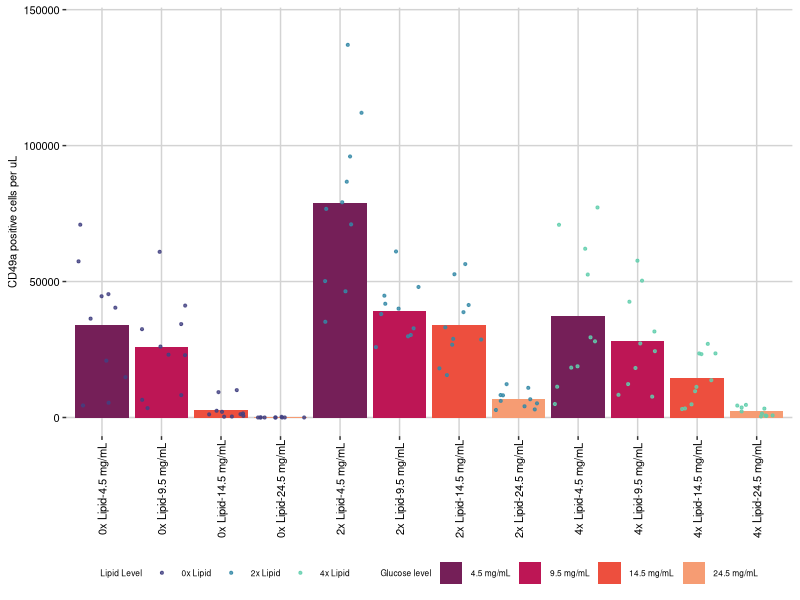
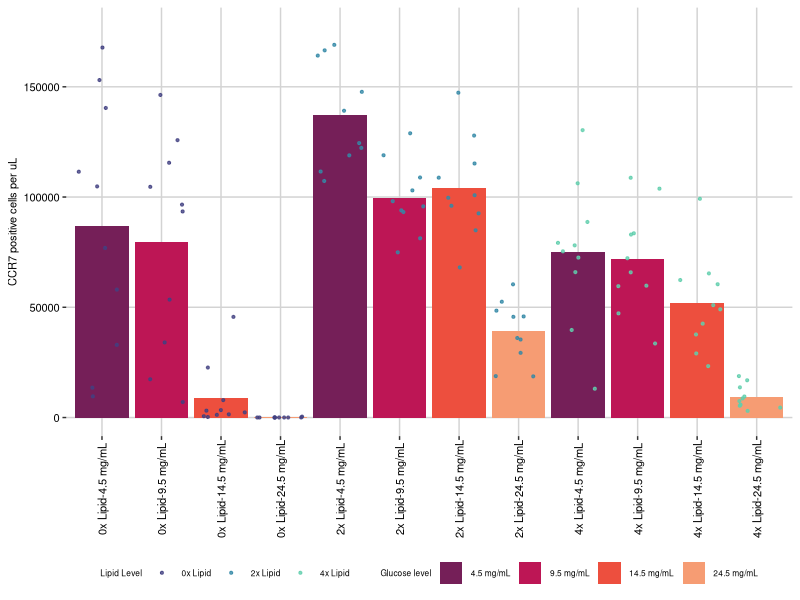
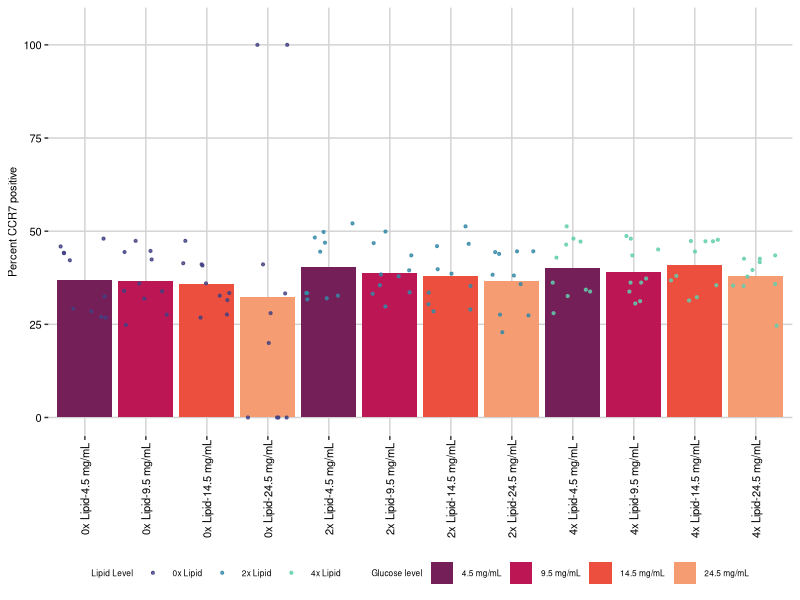
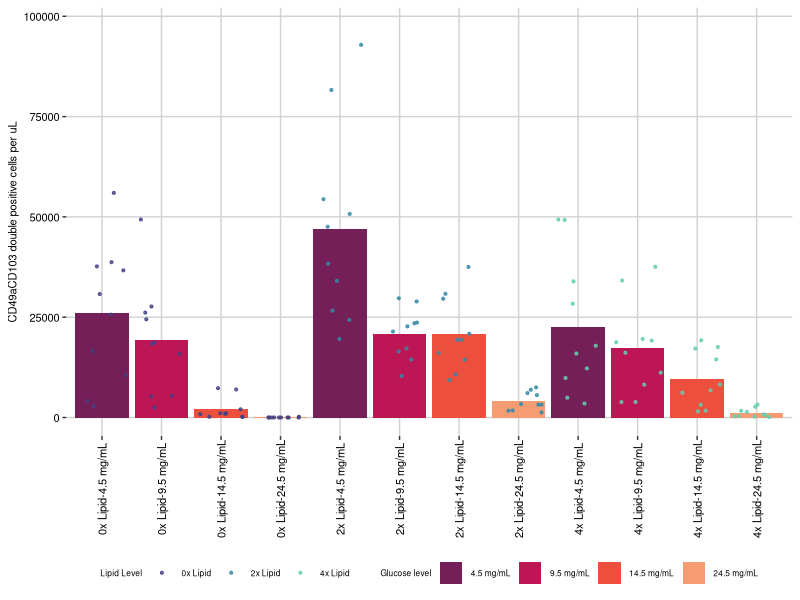
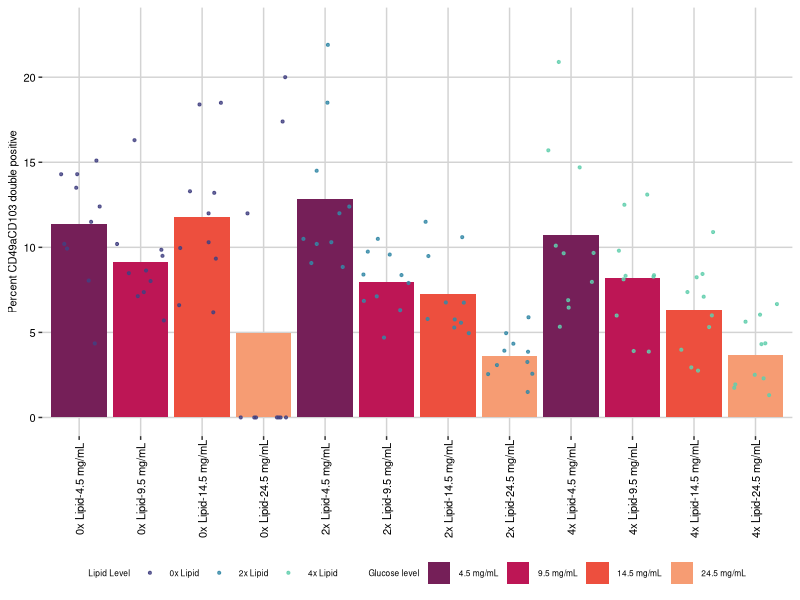
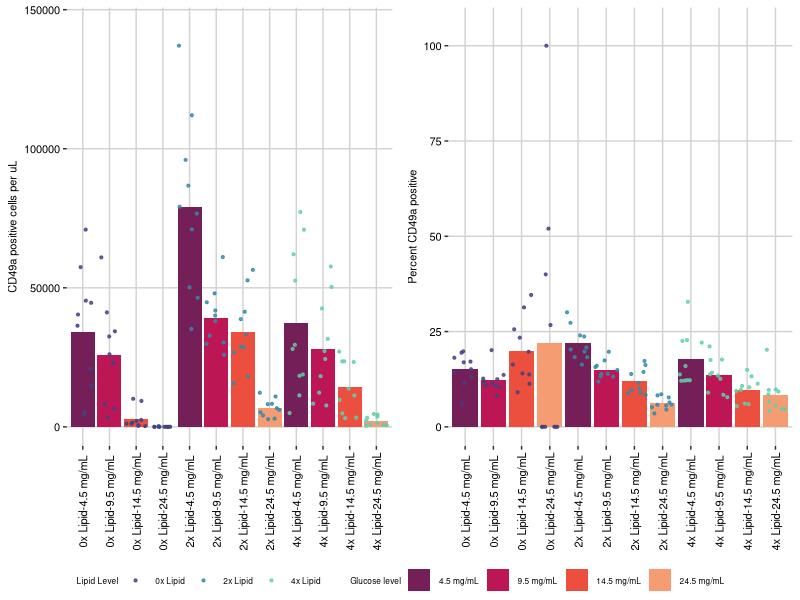
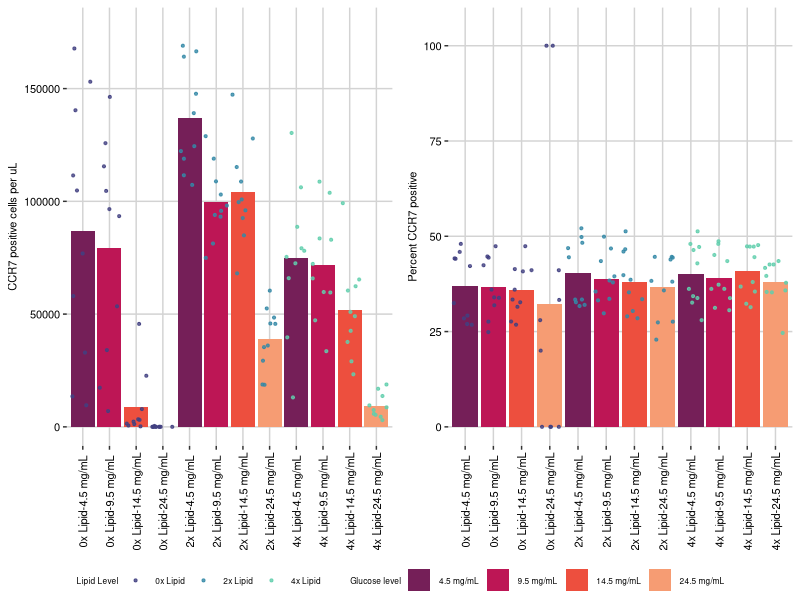
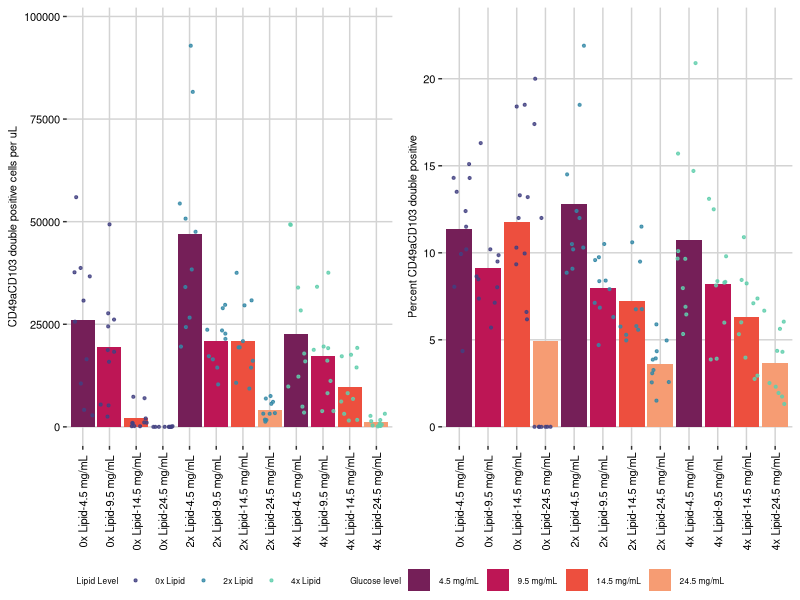

Recreate these plots in R, in order.
# load libraries
library(ggplot2)
library(viridis)
library(readxl)
library(ggpubr)
library(rstatix)
library(dplyr)
dat<-read_excel('2Ddat.xlsx',sheet = 1) 
# Because according to the live frequency plots, the 8x lipid wells were removed.
dat<-subset(dat,dat$Lipid.level!=8)



dat$Plate<-factor(dat$Plate)
dat$cd8sperul<-dat$count.live.singlet.CD8Tcells/dat$volume
# DPcd49acd103
dat$freq.CD49apos=dat$CD49asp+dat$DPcd49acd103
dat$freq.CCR7pos=dat$CCR7sp+dat$DPccr7cd62L
dat$freq.CD62Lpos=dat$CD62Lsp+dat$DPccr7cd62L
dat$freq.CD103pos=dat$CD103sp+dat$DPcd49acd103
dat$cd49acountperul<-dat$freq.CD49apos*dat$cd8sperul

dat$cd49anegcd103negccr7negcd62lnegperul<-dat$CD49anegCD103negCCR7negCD62lneg*dat$cd8sperul
dat$CD49aCD103DPcountperul<-dat$DPcd49acd103*dat$cd8sperul
dat$CCR7countperul<-dat$freq.CCR7pos*dat$cd8sperul
dat$CD62Lcountperul<-dat$freq.CD62Lpos*dat$cd8sperul
dat$CCR7CD62LDPcountperul<-dat$DPccr7cd62L*dat$cd8sperul
dat$CD103countperul<-dat$freq.CD103pos*dat$cd8sperul

dat$lipid.gluc<-paste0(dat$Lipid.level,'.',dat$Glucose.level)

dat1<-subset(dat,dat$Lipid.level!=8 & dat$Glucose.level!=100)
dat2<-subset(dat,dat$Lipid.level!=8 & dat$Lipid.level!=4 & dat$Glucose.level!=100)

dat.lipid0<-subset(dat,dat$Lipid.level==0)
dat.lipid2<-subset(dat,dat$Lipid.level==2)
dat.lipid4<-subset(dat,dat$Lipid.level==4)
dat.lipid8<-subset(dat,dat$Lipid.level==8)

dat.glucose0<-subset(dat,dat$Glucose.level==0)
dat.glucose25<-subset(dat,dat$Glucose.level==25)
dat.glucose50<-subset(dat,dat$Glucose.level==50)
dat.glucose100<-subset(dat,dat$Glucose.level==100)



theme_set(theme(axis.text = element_text(size=8),
                axis.title = element_text(size=8),
                strip.text = element_text(size=8),
                axis.text.x = element_text(angle=90),
                legend.position = 'none',
                # strip.text.x = element_text(margin = margin(.1, 0, .1, 0, "cm"))
                strip.text.x = element_text(size = 8,margin = margin(.1, 0, .1, 0, "cm")),
                legend.text = element_text(size=7),
                legend.title = element_text(size=7)
))


datforposter<-dat
datforposter$Glucose.num<-datforposter$Glucose.level
datforposter$Lipid.num<-datforposter$Lipid.level

datforposter$Lipid.level<-as.character(datforposter$Lipid.level)
datforposter["Lipid.level"][datforposter["Lipid.level"] == 0] <- '0x Lipid'
datforposter["Lipid.level"][datforposter["Lipid.level"] == 2] <- '2x Lipid'
datforposter["Lipid.level"][datforposter["Lipid.level"] == 4] <- '4x Lipid'
datforposter["Lipid.level"][datforposter["Lipid.level"] == 8] <- '8x Lipid'

datforposter$Glucose.level<-as.character(datforposter$Glucose.level)
datforposter["Glucose.level"][datforposter["Glucose.level"] == 0] <- '4.5 mg/mL'
datforposter["Glucose.level"][datforposter["Glucose.level"] == 25] <- '9.5 mg/mL'
datforposter["Glucose.level"][datforposter["Glucose.level"] == 50] <- '14.5 mg/mL'
datforposter["Glucose.level"][datforposter["Glucose.level"] == 100] <- '24.5 mg/mL'

datforposter$Glucose.level <- factor(datforposter$Glucose.level, levels=c('4.5 mg/mL','9.5 mg/mL','14.5 mg/mL','24.5 mg/mL'))

datforposter["Glucose.num"][datforposter["Glucose.num"] == 0] <- 4.5
datforposter["Glucose.num"][datforposter["Glucose.num"] == 25] <- 9.5
datforposter["Glucose.num"][datforposter["Glucose.num"] == 50] <- 14.5
datforposter["Glucose.num"][datforposter["Glucose.num"] == 100] <- 24.5

# 
# # make ids
# vecvec<-c()
# 
# for (q in 1:10) {
#   addvec<-rep(q, 16)
#   vecvec<-c(vecvec,addvec)
# }
# datforposter$id <- vecvec


# unfaceting
datforposter$condition<-paste0(datforposter$Lipid.level,'-',datforposter$Glucose.level)

datforposter$condition <- factor(datforposter$condition, levels=c('0x Lipid-4.5 mg/mL',
                                                                  '0x Lipid-9.5 mg/mL',
                                                                  '0x Lipid-14.5 mg/mL',
                                                                  '0x Lipid-24.5 mg/mL',
                                                                  '2x Lipid-4.5 mg/mL',
                                                                  '2x Lipid-9.5 mg/mL',
                                                                  '2x Lipid-14.5 mg/mL',
                                                                  '2x Lipid-24.5 mg/mL',
                                                                  '4x Lipid-4.5 mg/mL',
                                                                  '4x Lipid-9.5 mg/mL',
                                                                  '4x Lipid-14.5 mg/mL',
                                                                  '4x Lipid-24.5 mg/mL',
                                                                  '8x Lipid-4.5 mg/mL',
                                                                  '8x Lipid-9.5 mg/mL',
                                                                  '8x Lipid-14.5 mg/mL',
                                                                  '8x Lipid-24.5 mg/mL'))

# set themes
theme_set(theme(axis.text = element_text(size=8),
                axis.title = element_text(size=8),
                strip.text = element_text(size=8),
                axis.text.x = element_text(angle=90),
                legend.position = 'none',
                # strip.text.x = element_text(margin = margin(.1, 0, .1, 0, "cm"))
                strip.text.x = element_text(size = 8,margin = margin(.1, 0, .1, 0, "cm")),
                legend.text = element_text(size=6),
                legend.title = element_text(size=6)
))

#### CD49a positivity ####
### CD49a cells per uL ###
#stats
stat1 <- datforposter %>%
  group_by(Glucose.level) %>%
  t_test(cd49acountperul ~ condition,paired=T) %>%
  adjust_pvalue(method = 'BH') %>%
  add_significance("p.adj")
stat1<-stat1[-1]

stat2 <- datforposter %>%
  group_by(Lipid.level) %>%
  t_test(cd49acountperul ~ condition,paired=T) %>%
  adjust_pvalue(method = 'BH') %>%
  add_significance("p.adj")
stat2<-stat2[-1]



stat1 <- stat1 %>% add_xy_position(x = "condition")
stat2 <- stat2 %>% add_xy_position(x = "condition")
maxstat2<-max(stat2$y.position)
stat1$y.position<-stat1$y.position+maxstat2

# plot
plot1<-ggplot(datforposter,aes(x=condition,y=cd49acountperul))+
  stat_summary(fun=mean, geom="col",aes(fill=Glucose.level))+ 
  geom_jitter(aes(color=Lipid.level),alpha=.8,size=.75)+
  scale_color_viridis("Lipid Level",discrete=T,option = 'mako',begin =.3,end=.8)+
  scale_fill_viridis("Glucose level",discrete = T,option='rocket',begin =.3,end=.8)+
  stat_summary(fun.data=mean_sdl, fun.args = list(mult=1), 
               geom="errorbar",  width=0.2)+
  #stat_pvalue_manual(stat1, hide.ns = T,label = "p.adj.signif",step.increase = .1,vjust = .9,bracket.nudge.y = -100000) +
  #stat_pvalue_manual(stat2, hide.ns = T,label = "p.adj.signif",vjust = .9) +
  scale_y_continuous(expand = expansion(mult = c(0.05, 0.1)))+
  ylab('CD49a positive cells per uL')+
  theme(axis.title.x = element_blank())+
  theme(legend.position = 'bottom',panel.border=element_blank(),panel.background = element_blank(),panel.grid.major = element_line(color='light grey'))

plot1
### Percent CD49a cells ###
#stats
stat3 <- datforposter %>%
  group_by(Glucose.level) %>%
  t_test(freq.CD49apos ~ condition,paired=T) %>%
  adjust_pvalue(method = 'BH') %>%
  add_significance("p.adj")
stat3<-stat3[-1]

stat4 <- datforposter %>%
  group_by(Lipid.level) %>%
  t_test(freq.CD49apos ~ condition,paired=T) %>%
  adjust_pvalue(method = 'BH') %>%
  add_significance("p.adj")
stat4<-stat4[-1]

stat3 <- stat3 %>% add_xy_position(x = "condition")
stat4 <- stat4 %>% add_xy_position(x = "condition")
maxstat4<-max(stat4$y.position)
stat3$y.position<-stat3$y.position+maxstat4

# plot
plot2<-ggplot(datforposter,aes(x=factor(condition),y=freq.CD49apos))+
  stat_summary(fun=mean, geom="col",aes(fill=Glucose.level))+ 
  geom_jitter(aes(color=Lipid.level),alpha=.8,size=.75)+
  scale_color_viridis("Lipid Level",discrete=T,option = 'mako',begin =.3,end=.8)+
  scale_fill_viridis("Glucose level",discrete = T,option='rocket',begin =.3,end=.8)+
  stat_summary(fun.data=mean_sdl, fun.args = list(mult=1), 
               geom="errorbar",  width=0.2)+
  # facet_wrap(~Lipid.level,nrow=1)+
  #stat_pvalue_manual(stat3, hide.ns = T,label = "p.adj.signif",step.increase = .05,vjust = .9,bracket.nudge.y = -100) +
  #stat_pvalue_manual(stat4, hide.ns = T,label = "p.adj.signif",vjust = .9) +
  scale_y_continuous(expand = expansion(mult = c(0.05, 0.1)))+
  ylab('Percent CD49a positive')+
  # xlab('Glucose concentration')+
  theme(axis.title.x = element_blank())+
  theme(legend.position = 'bottom',panel.border=element_blank(),panel.background = element_blank(),panel.grid.major = element_line(color='light grey'))

plotggarrange_CD49a<-ggarrange(plot1,plot2,common.legend = T,ncol=2,legend = 'bottom')
ggsave(paste0(Sys.Date(),'-','CD49aplots-nopvalues.png'),plot=plotggarrange_CD49a,units = 'in',width = 7,height=7,dpi=600)

############################################
#### CCR7 positivity ####
### CCR7 cells per uL ###
#stats
stat1 <- datforposter %>%
  group_by(Glucose.level) %>%
  t_test(CCR7countperul ~ condition,paired=T) %>%
  adjust_pvalue(method = 'BH') %>%
  add_significance("p.adj")
stat1<-stat1[-1]

stat2 <- datforposter %>%
  group_by(Lipid.level) %>%
  t_test(CCR7countperul ~ condition,paired=T) %>%
  adjust_pvalue(method = 'BH') %>%
  add_significance("p.adj")
stat2<-stat2[-1]

stat1 <- stat1 %>% add_xy_position(x = "condition")
stat2 <- stat2 %>% add_xy_position(x = "condition")
maxstat2<-max(stat2$y.position)
stat1$y.position<-stat1$y.position+maxstat2

# plot
plot1<-ggplot(datforposter,aes(x=factor(condition),y=CCR7countperul))+
  stat_summary(fun=mean, geom="col",aes(fill=Glucose.level))+ 
  geom_jitter(aes(color=Lipid.level),alpha=.8,size=.75)+
  scale_color_viridis("Lipid Level",discrete=T,option = 'mako',begin =.3,end=.8)+
  scale_fill_viridis("Glucose level",discrete = T,option='rocket',begin =.3,end=.8)+
  stat_summary(fun.data=mean_sdl, fun.args = list(mult=1), 
               geom="errorbar",  width=0.2)+
  # facet_wrap(~Lipid.level,nrow=1)+
  #stat_pvalue_manual(stat1, hide.ns = T,label = "p.adj.signif",step.increase = .1,vjust = .9,bracket.nudge.y = -150000) +
  #stat_pvalue_manual(stat2, hide.ns = T,label = "p.adj.signif",vjust = .9) +
  scale_y_continuous(expand = expansion(mult = c(0.05, 0.1)))+
  ylab('CCR7 positive cells per uL')+
  # xlab('Glucose concentration')+
  theme(axis.title.x = element_blank())+
  theme(legend.position = 'bottom',panel.border=element_blank(),panel.background = element_blank(),panel.grid.major = element_line(color='light grey'))

plot1
### Percent CCR7 cells ###
#stats
stat3 <- datforposter %>%
  group_by(Glucose.level) %>%
  t_test(freq.CCR7pos ~ condition,paired=T) %>%
  adjust_pvalue(method = 'BH') %>%
  add_significance("p.adj")
stat3<-stat3[-1]

stat4 <- datforposter %>%
  group_by(Lipid.level) %>%
  t_test(freq.CCR7pos ~ condition,paired=T) %>%
  adjust_pvalue(method = 'BH') %>%
  add_significance("p.adj")
stat4<-stat4[-1]

stat3 <- stat3 %>% add_xy_position(x = "condition")
stat4 <- stat4 %>% add_xy_position(x = "condition")
maxstat4<-max(stat4$y.position)
stat3$y.position<-stat3$y.position+maxstat4
# plot
plot2<-ggplot(datforposter,aes(x=factor(condition),y=freq.CCR7pos))+
  stat_summary(fun=mean, geom="col",aes(fill=Glucose.level))+ 
  geom_jitter(aes(color=Lipid.level),alpha=.8,size=.75)+
  scale_color_viridis("Lipid Level",discrete=T,option = 'mako',begin =.3,end=.8)+
  scale_fill_viridis("Glucose level",discrete = T,option='rocket',begin =.3,end=.8)+
  stat_summary(fun.data=mean_sdl, fun.args = list(mult=1), 
               geom="errorbar",  width=0.2)+
  # facet_wrap(~Lipid.level,nrow=1)+
  #stat_pvalue_manual(stat3, hide.ns = T,label = "p.adj.signif",step.increase = .05,vjust = .9,bracket.nudge.y = -100) +
  #stat_pvalue_manual(stat4, hide.ns = T,label = "p.adj.signif",vjust = .9) +
  scale_y_continuous(expand = expansion(mult = c(0.05, 0.1)))+
  ylab('Percent CCR7 positive')+
  # xlab('Glucose concentration')+
  theme(axis.title.x = element_blank())+
  theme(legend.position = 'bottom',panel.border=element_blank(),panel.background = element_blank(),panel.grid.major = element_line(color='light grey'))
plot2
plotggarrange_CCR7<-ggarrange(plot1,plot2,common.legend = T,ncol=2,legend = 'bottom')
ggsave(paste0(Sys.Date(),'-','CCR7plots-nopvalues.png'),plot=plotggarrange_CCR7,units = 'in',width = 7,height=7,dpi=600)

############################################
#### DP positivity ####
### DP cells per uL ###
#stats
stat1 <- datforposter %>%
  group_by(Glucose.level) %>%
  t_test(CD49aCD103DPcountperul ~ condition,paired=T) %>%
  adjust_pvalue(method = 'BH') %>%
  add_significance("p.adj")
stat1<-stat1[-1]

stat2 <- datforposter %>%
  group_by(Lipid.level) %>%
  t_test(CD49aCD103DPcountperul ~ condition,paired=T) %>%
  adjust_pvalue(method = 'BH') %>%
  add_significance("p.adj")
stat2<-stat2[-1]

stat1 <- stat1 %>% add_xy_position(x = "condition")
stat2 <- stat2 %>% add_xy_position(x = "condition")
maxstat2<-max(stat2$y.position)
stat1$y.position<-stat1$y.position+maxstat2
# plot
plot1<-ggplot(datforposter,aes(x=factor(condition),y=CD49aCD103DPcountperul))+
  stat_summary(fun=mean, geom="col",aes(fill=Glucose.level))+ 
  geom_jitter(aes(color=Lipid.level),alpha=.8,size=.75)+
  scale_color_viridis("Lipid Level",discrete=T,option = 'mako',begin =.3,end=.8)+
  scale_fill_viridis("Glucose level",discrete = T,option='rocket',begin =.3,end=.8)+
  stat_summary(fun.data=mean_sdl, fun.args = list(mult=1), 
               geom="errorbar",  width=0.2)+
  # facet_wrap(~Lipid.level,nrow=1)+
  #stat_pvalue_manual(stat1, hide.ns = T,label = "p.adj.signif",step.increase = .15,vjust = .9,bracket.nudge.y = -90000) +
  #stat_pvalue_manual(stat2, hide.ns = T,label = "p.adj.signif",vjust = .9) +
  scale_y_continuous(expand = expansion(mult = c(0.05, 0.1)))+
  ylab('CD49aCD103 double positive cells per uL')+
  # xlab('Glucose concentration')+
  theme(axis.title.x = element_blank())+
  theme(legend.position = 'bottom',panel.border=element_blank(),panel.background = element_blank(),panel.grid.major = element_line(color='light grey'))
plot1

### Percent DP cells ###
#stats
stat3 <- datforposter %>%
  group_by(Glucose.level) %>%
  t_test(DPcd49acd103 ~ condition,paired=T) %>%
  adjust_pvalue(method = 'BH') %>%
  add_significance("p.adj")
stat3<-stat3[-1]

stat4 <- datforposter %>%
  group_by(Lipid.level) %>%
  t_test(DPcd49acd103 ~ condition,paired=T) %>%
  adjust_pvalue(method = 'BH') %>%
  add_significance("p.adj")
stat4<-stat4[-1]

stat3 <- stat3 %>% add_xy_position(x = "condition")
stat4 <- stat4 %>% add_xy_position(x = "condition")
maxstat4<-max(stat4$y.position)
stat3$y.position<-stat3$y.position+maxstat4
# plot
plot2<-ggplot(datforposter,aes(x=factor(condition),y=DPcd49acd103))+
  stat_summary(fun=mean, geom="col",aes(fill=Glucose.level))+ 
  geom_jitter(aes(color=Lipid.level),alpha=.8,size=.75)+
  scale_color_viridis("Lipid Level",discrete=T,option = 'mako',begin =.3,end=.8)+
  scale_fill_viridis("Glucose level",discrete = T,option='rocket',begin =.3,end=.8)+
  stat_summary(fun.data=mean_sdl, fun.args = list(mult=1), 
               geom="errorbar",  width=0.2)+
  # facet_wrap(~Lipid.level,nrow=1)+
  #stat_pvalue_manual(stat3, hide.ns = T,label = "p.adj.signif",vjust = .9,bracket.nudge.y = -120) +
  #stat_pvalue_manual(stat4, hide.ns = T,label = "p.adj.signif",vjust = .9) +
  scale_y_continuous(expand = expansion(mult = c(0.05, 0.1)))+
  ylab('Percent CD49aCD103 double positive')+
  # xlab('Glucose concentration')+
  theme(axis.title.x = element_blank())+
  theme(legend.position = 'bottom',panel.border=element_blank(),panel.background = element_blank(),panel.grid.major = element_line(color='light grey'))
plot2
plotggarrange_DP<-ggarrange(plot1,plot2,common.legend = T,ncol=2,legend = 'bottom')
ggsave(paste0(Sys.Date(),'-','DPplots-nopvalues.png'),plot=plotggarrange_DP,units = 'in',width = 7,height=7,dpi=600)

sessionInfo()
### FIN ###